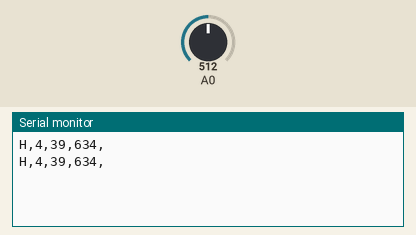
Simulated run of this sketch. Board: Arduino Uno, built with avr-gcc and run on an emulated ATmega328P. Shown: the last lines printed to the serial monitor. The test bench sets the inputs (shaded band); at power-on: A0 = 512. Random numbers use the default seed unless the sketch sets one.

Above: at 1.8 s.
1.9 s: A0 set to 716
At 2.6 s:
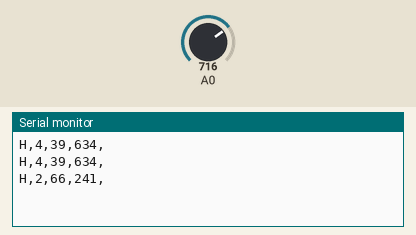
3.4 s: A0 set to 900
At 4.8 s:
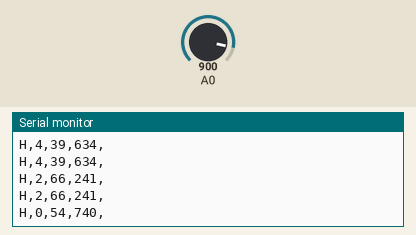
Timing chart, 0 to 6.4 s (numbered marks = the images above; inputs shaded):
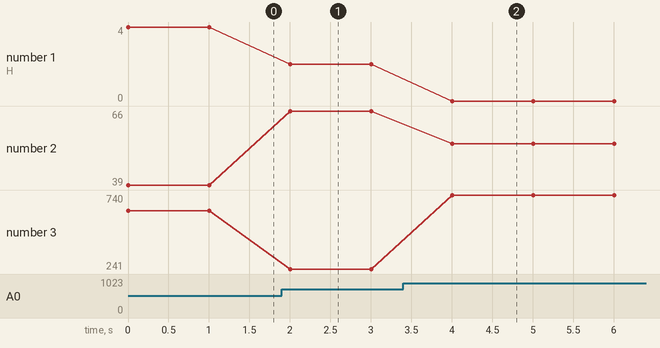

Measured:
- after the input at 1.9 s, the serial monitor: prints a new line after 0.10 s (image 1)
- after the input at 3.4 s, the serial monitor: prints a new line after 0.60 s (image 2)
- plotted number 1: 4 → 2 after the input at 1.9 s, 2 → 0 after the input at 3.4 s
- plotted number 2: 39 → 66 after the input at 1.9 s, 66 → 54 after the input at 3.4 s
- plotted number 3: 634 → 241 after the input at 1.9 s, 241 → 740 after the input at 3.4 s

The sketch:

Enviando_mensajes_desde_arduinos.ino
```cpp
const int LED_PIN=13;
int blinkRate=500;


void setup()
{
  Serial.begin(9600);
  pinMode(LED_PIN , LOW);

}


void loop()
{
  	randomSeed(analogRead(0)); //Se inicializa con basura
    int value1= random(10);
    int value2= random(100);
    int value3= random(1000);

    Serial.print('H'); // Cabecera del mensaje o 'marca de inicio'
    Serial.print(",");
    Serial.print(value1,DEC);
    Serial.print(",");
    Serial.print(value2,DEC);
    Serial.print(",");
    Serial.print(value3,DEC);
    Serial.print(",");
    Serial.println(); // Se inserta el caracter 'cr/if'
    blink();
}

void blink()
{
    digitalWrite(LED_PIN,HIGH);
    delay(blinkRate);
    digitalWrite(LED_PIN,LOW);
    delay(blinkRate);
}
```

Receptor_rf.c
```cpp

```

Recibe_datos_binarios_de_puerto.cpp
```cpp
    /*
        Recibe
        Sketch para Arduino
    */

    const char HEADER = 'H';
    const char MOUSE_TAG = 'M';
    const int TOTAL_BYTES=6;

    void setup()
    {
        Serial.begin(9600);
    }

    void loop()
    {
        if(Serial.available() >= TOTAL_BYTES)
        {
            if(Serial.read() == HEADER)
            {
                char tag = Serial.read();
                if(tag == MOUSE_TAG)
                {
                    //Primero leemos el HIGHBYTE y despues el LOWBYTE
                    int x = Serial.read() * 256;
                    x = x + Serial.read();
                    int y = Serial.read() * 256;
                    y = y + Serial.read();

                    Serial.print("Recibir mensaje de mouse, x= ");
                    Serial.print(x);
                    Serial.print(",y= ");
                    Serial.println(y);
                }
                else
                {
                    Serial.print("Recibe mensaje de desconocido");
                    Serial.write(tag);
                }
            }
        }
    }
```

ske.cpp
```cpp
/*
    Sketch recibe_mensaje_con_multiples_campos_parse_Int
*/
const int NUMERO_DE_CAMPOS = 3;
int fieldIndex=0;
int valores[NUMERO_DE_CAMPOS];

void setup()
{
    Serial.begin(9600);

}

void loop()
{
    if(Serial.available())
    {
        for(fieldIndex=0;fieldIndex < 3; fieldIndex++)
        {
            valores[fieldIndex] = Serial.parseInt();
        }
        Serial.print(fieldIndex);
        Serial.println(" fields received");
        for(int i=0; i < fieldIndex ; ++i)
            Serial.println(valores[i]);
        fieldIndex = 0;
    }
}
```
